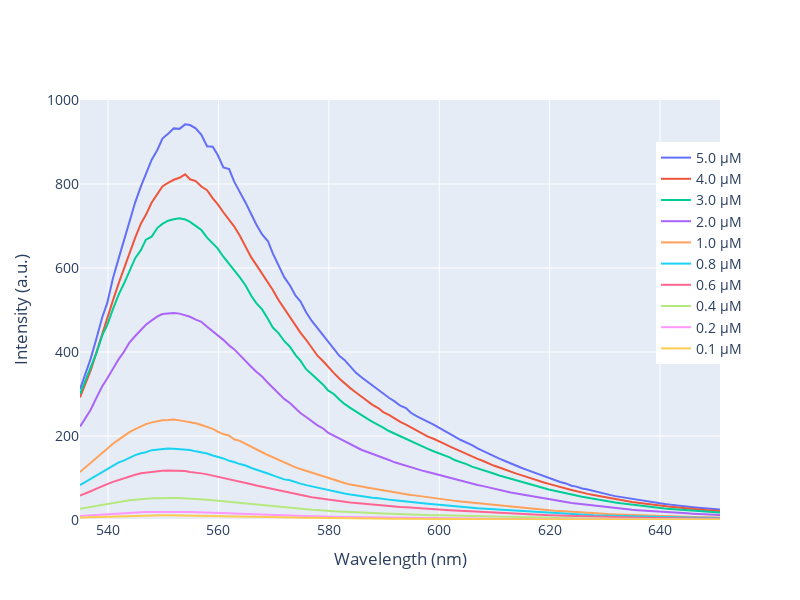

The notebook cell this image was saved under:
### Code cell
fig = go.Figure()

for λ_col, I_col, c in zip(WAVELENGHTS, INTENSITIES,C):
    fig.add_trace(go.Scatter(x=data[λ_col],y= data[I_col],
                    mode='lines',
                    name=f'{c} μM'))

fig.update_layout(
                  xaxis_title='Wavelength (nm)',
                  yaxis_title='Intensity (a.u.)',
                  height=600,
                  width=800,
                  yaxis=dict(range=[0, 1000]),
                  legend=dict(x=0.9, y=0.9),
                  font=dict(size=14))


fig.show()
